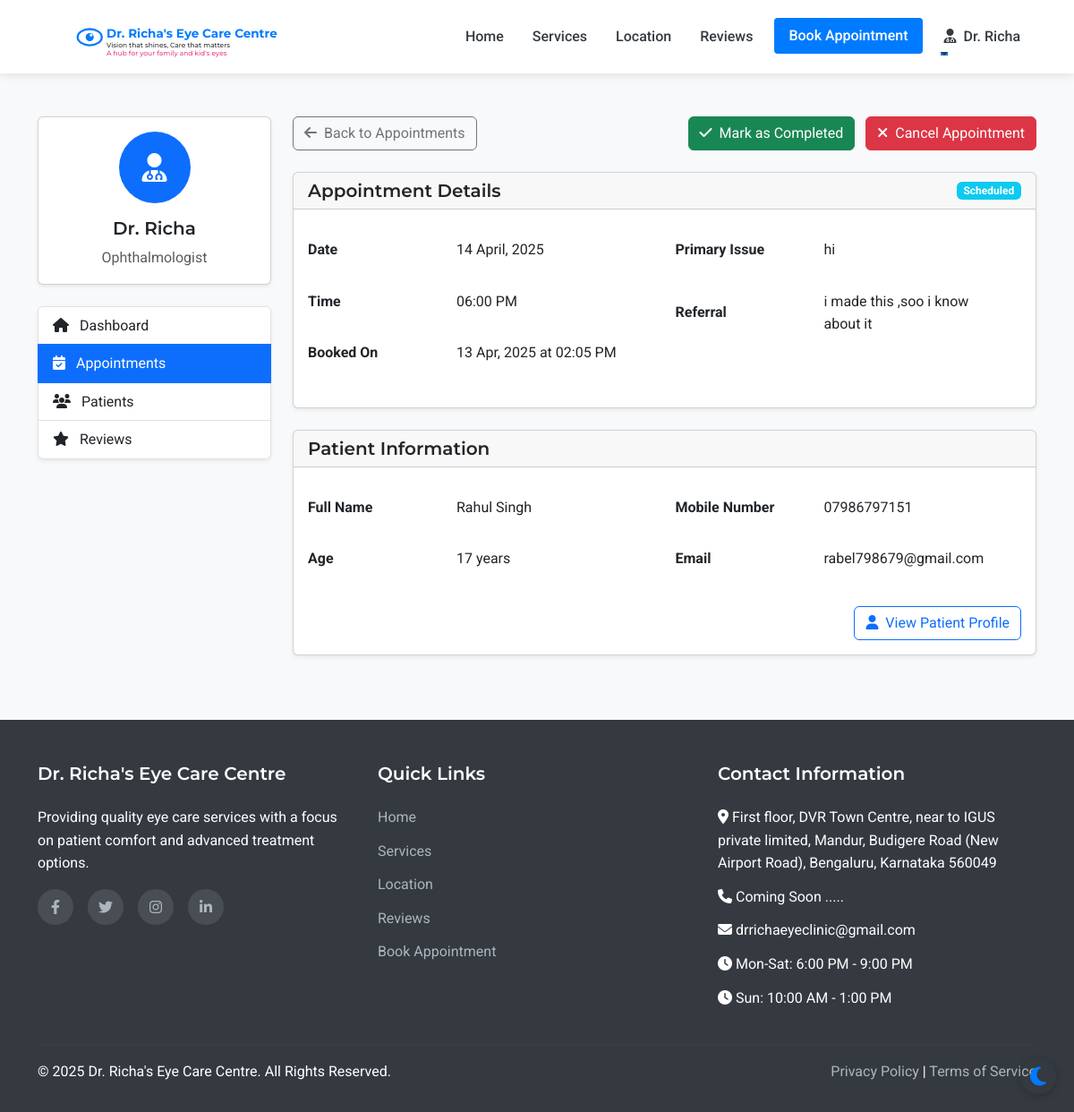
/admin/appointment/1 (signed in), run on an earlier commit of the app's database.
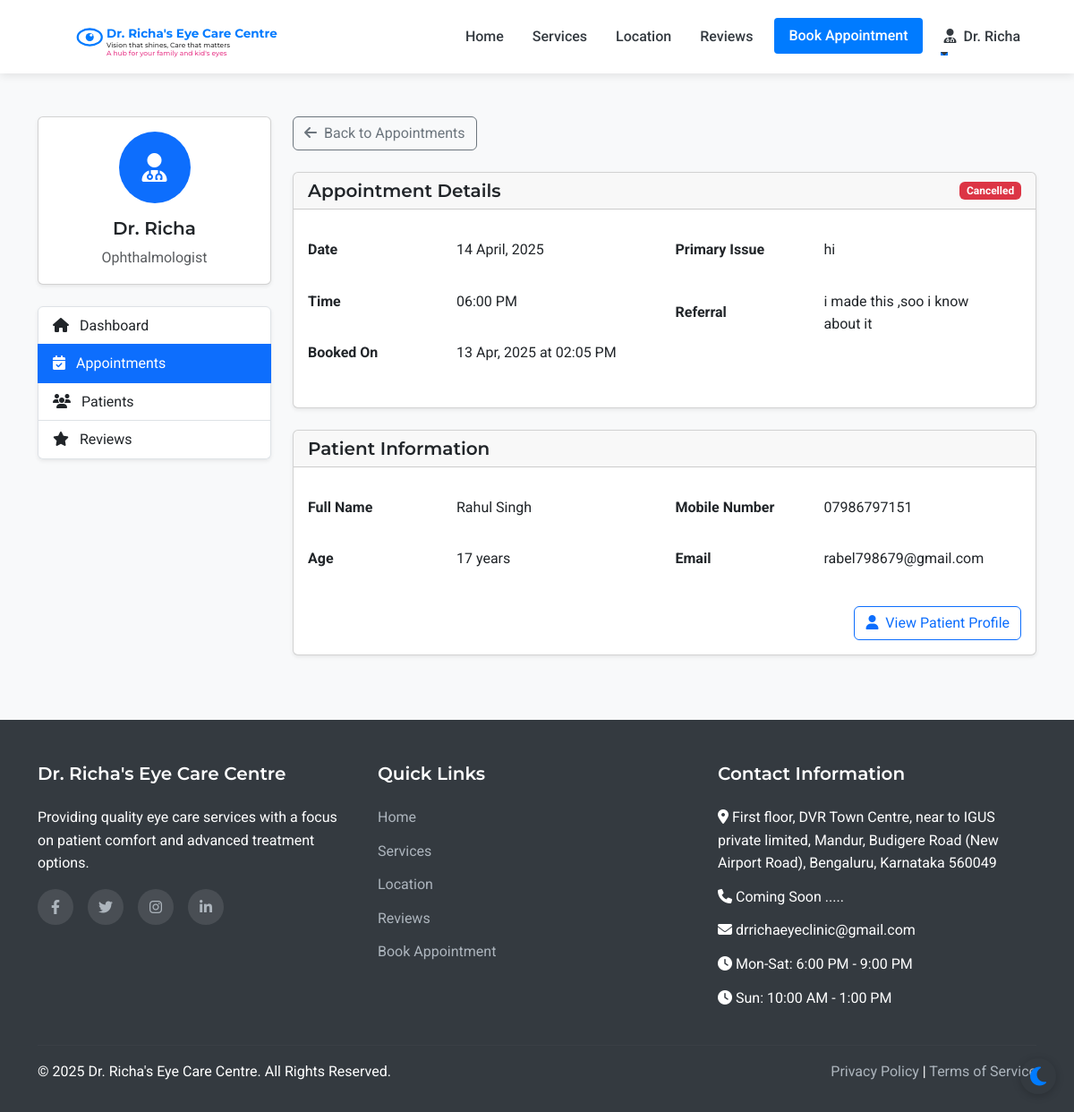
And on a later commit of the database.
### models.py (models this page shows, shortened)
class Appointment(db.Model):
    id = db.Column(db.Integer, primary_key=True)
    patient_id = db.Column(db.Integer, db.ForeignKey('patient.id'), nullable=False)
    appointment_date = db.Column(db.Date, nullable=False)
    appointment_time = db.Column(db.Time, nullable=False)
    primary_issue = db.Column(db.Text, nullable=True)
    referral_info = db.Column(db.String(255), nullable=True)
    status = db.Column(db.String(20), default='scheduled')  # scheduled, completed, cancelled
    created_at = db.Column(db.DateTime, default=datetime.utcnow)
    consultation_fee = db.Column(db.Float, nullable=False, default=500.0)
    payment_status = db.Column(db.String(20), default='pending')  # pending, paid

### routes.py (the view, shortened to what this page needs)
@app.route('/admin/appointment/<int:appointment_id>', methods=['GET', 'POST'])
@login_required
def admin_appointment_view(appointment_id):
    if not (isinstance(current_user, Admin) or isinstance(current_user, Assistant) or isinstance(current_user, Doctor)):
        flash('Access denied. Staff privileges required.', 'danger')
        return redirect(url_for('index'))
    appointment = Appointment.query.get_or_404(appointment_id)
    medical_record = MedicalRecord.query.filter_by(appointment_id=appointment_id).first()
    has_medical_record = medical_record is not None
    return render_template('admin/appointment_view.html',
                           appointment=appointment,
                           medical_record=medical_record,
                           has_medical_record=has_medical_record)

### app.py (called while the page is built)
@login_manager.user_loader
def load_user(user_id):
    from models import Doctor, Assistant, Admin, Patient
    try:
        if user_id.startswith('doctor_'):
            return Doctor.query.get(int(user_id.split('_')[1]))
        elif user_id.startswith('assistant_'):
            return Assistant.query.get(int(user_id.split('_')[1]))
        elif user_id.startswith('admin_'):
            return Admin.query.get(int(user_id.split('_')[1]))
        else:
            return Patient.query.get(int(user_id))
    except (ValueError, AttributeError):
        return None

### routes.py (called while the page is built)
@app.context_processor
def inject_now():
    return {'now': datetime.now()}

### templates/admin/appointment_view.html (shortened to what the changed rows need)
{% extends 'layout.html' %}
{% block content %}
<section class="py-5 bg-light">
    <div class="container">
        <div class="row">
            <div class="col-lg-9">
                <div class="d-flex justify-content-between align-items-center mb-4">
                    <div>
                        {% if appointment.status == 'scheduled' %}
                            <form method="POST" action="{{ url_for('admin_appointment_view', appointment_id=appointment.id) }}" class="d-inline">
                                <button type="submit" class="btn btn-success me-2">
                                    <i class="fas fa-check me-1"></i> Mark as Completed
                                </button>
                            </form>
                            <form method="POST" action="{{ url_for('admin_appointment_view', appointment_id=appointment.id) }}" class="d-inline">
                                <button type="submit" class="btn btn-danger">
                                    <i class="fas fa-times me-1"></i> Cancel Appointment
                                </button>
                            </form>
                        {% endif %}
                    </div>
                </div>
                <div class="card shadow-sm mb-4">
                    <div class="card-header d-flex justify-content-between align-items-center">
                        <h5 class="mb-0">Appointment Details</h5>
                        <span class="badge {% if appointment.status == 'scheduled' %}bg-info{% elif appointment.status == 'completed' %}bg-success{% elif appointment.status == 'cancelled' %}bg-danger{% endif %}">
                            {{ appointment.status|title }}
                        </span>
                    </div>
                    <div class="card-body">
                        <div class="row">
                            <div class="col-md-6">
                                <table class="table table-borderless">
                                    <tr>
                                        <th class="ps-0" style="width: 150px;">Date</th>
                                        <td>{{ appointment.appointment_date.strftime('%d %B, %Y') }}</td>
                                    </tr>
                                    <tr>
                                        <th class="ps-0">Time</th>
                                        <td>{{ appointment.appointment_time.strftime('%I:%M %p') }}</td>
                                    </tr>
                                    <tr>
                                        <th class="ps-0">Booked On</th>
                                        <td>{{ appointment.created_at.strftime('%d %b, %Y at %I:%M %p') }}</td>
                                    </tr>
                                </table>
                            </div>
                            <div class="col-md-6">
                                <table class="table table-borderless">
                                    <tr>
                                        <th class="ps-0" style="width: 150px;">Primary Issue</th>
                                        <td>{{ appointment.primary_issue or 'Not specified' }}</td>
                                    </tr>
                                    <tr>
                                        <th class="ps-0">Referral</th>
                                        <td>{{ appointment.referral_info or 'None' }}</td>
                                    </tr>
                                </table>
                            </div>
                        </div>
                    </div>
                </div>
                <div class="card shadow-sm mb-4">
                    <div class="card-body">
                        <div class="row">
                            <div class="col-md-6">
                                <table class="table table-borderless">
                                    <tr>
                                        <th class="ps-0" style="width: 150px;">Full Name</th>
                                    </tr>
                                    <tr>
                                        <th class="ps-0">Age</th>
                                    </tr>
                                </table>
                            </div>
                            <div class="col-md-6">
                                <table class="table table-borderless">
                                    <tr>
                                        <th class="ps-0" style="width: 150px;">Mobile Number</th>
                                    </tr>
                                    <tr>
                                        <th class="ps-0">Email</th>
                                    </tr>
                                </table>
                            </div>
                        </div>
                    </div>
                </div>
            </div>
        </div>
    </div>
</section>
{% endblock %}

What changed in the data, as far as the page shows it:
changed Appointment "06:00 PM": status "Scheduled" → "Cancelled"
Also different on the page:
text no longer shown: "Mark as Completed Cancel Appointment"
